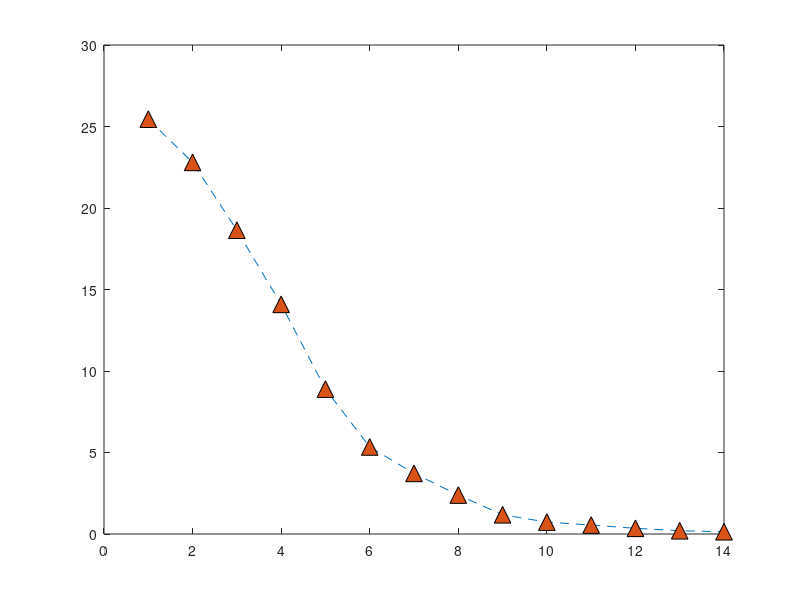

MATLAB code to generate this figure: (Note: this script raises an error after producing the figure.)
clear;
close all;
%AS3959 firebrand mass flux horizontal distribution Forest FDI100 BAL 12.5.

Firebrand_flux = [25.45	22.80	18.64	14.09	8.89	5.34	3.72	2.39	1.18	0.73	0.55	0.35	0.20	0.14];


plot([Firebrand_flux],'^--','MarkerSize',12,'MarkerEdgeColor','black','MarkerFaceColor',[0.8500 0.3250 0.0980]);

ax = gca;
ax.XTickLabels = {'x=132 m~138 m','x=138 m~144 m','x=144 m~150 m','x=150 m~ 156 m','x=156 m~162 m','x=162 m~168 m','x=168 m~174 m','x=174 m~180 m','x=180 m~186 m','x=186 m~192 m','x=192 m~198 m','x=198 m~204 m','x=204 m~210 m','x=210 m~216 m'};
%ax.XTickLabels = {'1','2','3','4','5','6','7','8','9','10','11','12','13','14'};
%ax.XTickLabels = {'x=132','x=138','x=144','x=150','x=156','x=162','x=168','x=174','x=180','x=186','x=192','x=198','x=204','x=210'};
grid on;


box on
xtickangle(45)
xlabel('Location of the horizontal plane','FontWeight','bold','FontSize',20,...
    'FontName','Calibri');
ylabel('Firebrand mass flux (kg.s^{-1})','FontWeight','bold','FontSize',20,...
    'FontName','Calibri');

set(gca,'fontsize',18);

legend('Firebrand mass flux on horizontal planes')